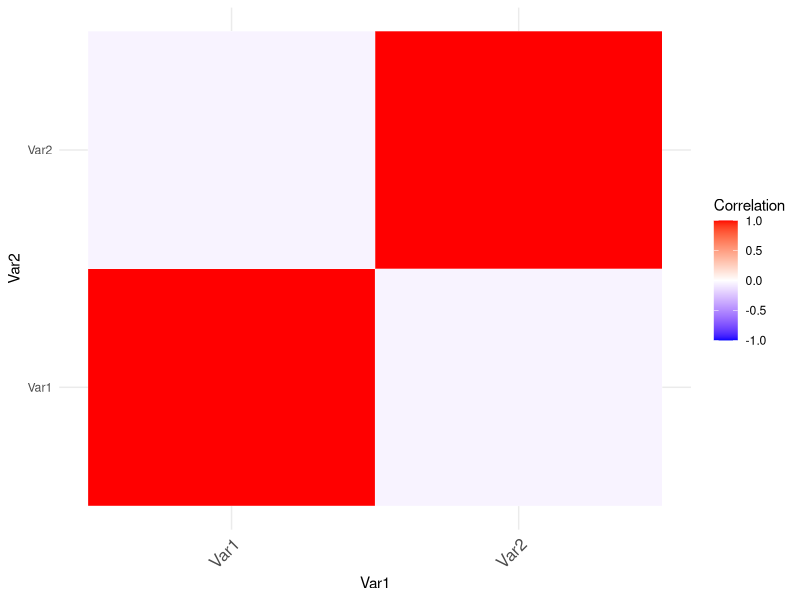

Source code (R):
# Generating sample dataset with categorical variable
set.seed(123)
n <- 100
data <- data.frame(
  Var1 = rnorm(n, mean = 50, sd = 10),
  Var2 = rnorm(n, mean = 60, sd = 15),
  Category = sample(c("A", "B", "C"), n, replace = TRUE)
)

# Compute correlation matrix
correlation_matrix <- cor(data[, c("Var1", "Var2")])

# Print correlation matrix
print(correlation_matrix)

# Plot correlation matrix as heatmap
library(ggplot2)
library(reshape2) # For melting data
melted_correlation <- melt(correlation_matrix)
heatmap <- ggplot(melted_correlation, aes(Var1, Var2, fill = value)) +
  geom_tile(color = "white") +
  scale_fill_gradient2(low = "blue", mid = "white", high = "red", midpoint = 0, limit = c(-1, 1), space = "Lab", name="Correlation") +
  theme_minimal() +
  theme(axis.text.x = element_text(angle = 45, vjust = 1, size = 12, hjust = 1))
print(heatmap)

# ANOVA
# Assuming Var1 is the dependent variable and Category is the independent variable
anova_result <- aov(Var1 ~ Category, data = data)
print(summary(anova_result))

